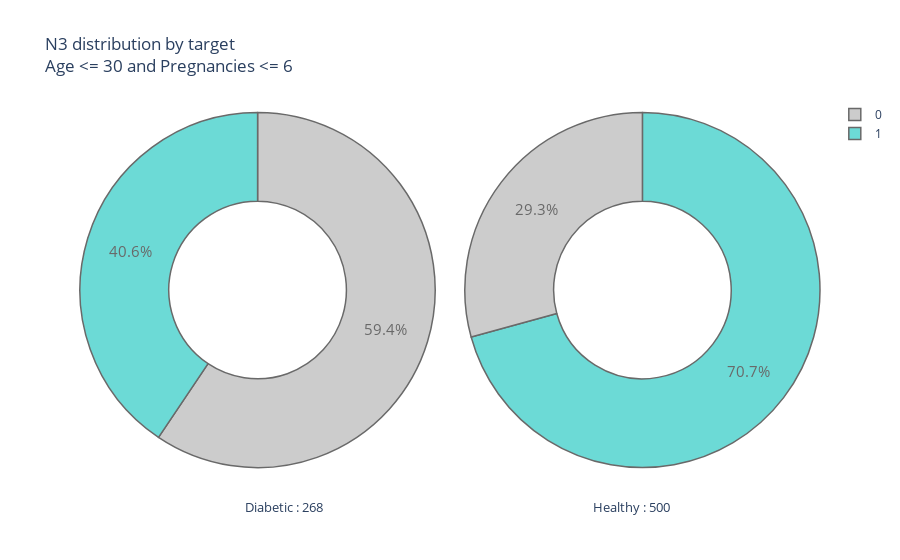

Write notebook code for a chart like this one.
### Code cell
plot_pie('N3', 'Age <= 30 and Pregnancies <= 6')

### Figure 1 — Plotly figure (JSON) as saved in the notebook; plotly's stock layout.template omitted (floating-point values rounded to 4 significant figures)
{"data": [{"domain": {"x": [0, 0.48]}, "hole": 0.5, "hoverinfo": "label+percent+name+value", "labels": [0, 1], "marker": {"colors": ["Silver", "mediumturquoise", "#CF5C36", "lightblue", "magenta", "#FF5D73", "#F2D7EE", "mediumturquoise"], "line": {"width": 1.5}}, "name": "Diabetic", "opacity": 0.8, "textfont": {"size": 15}, "type": "pie", "values": [41, 28]}, {"domain": {"x": [0.52, 1]}, "hole": 0.5, "hoverinfo": "label+percent+name+value", "labels": [1, 0], "marker": {"line": {"width": 1.5}}, "name": "Healthy", "opacity": 0.8, "textfont": {"size": 15}, "type": "pie", "values": [87, 36]}], "layout": {"annotations": [{"font": {"size": 13}, "showarrow": false, "text": "Diabetic : 268", "x": 0.22, "y": -0.1}, {"font": {"size": 13}, "showarrow": false, "text": "Healthy : 500", "x": 0.8, "y": -0.1}], "title": {"text": "N3 distribution by target <br>Age <= 30 and Pregnancies <= 6"}}}
